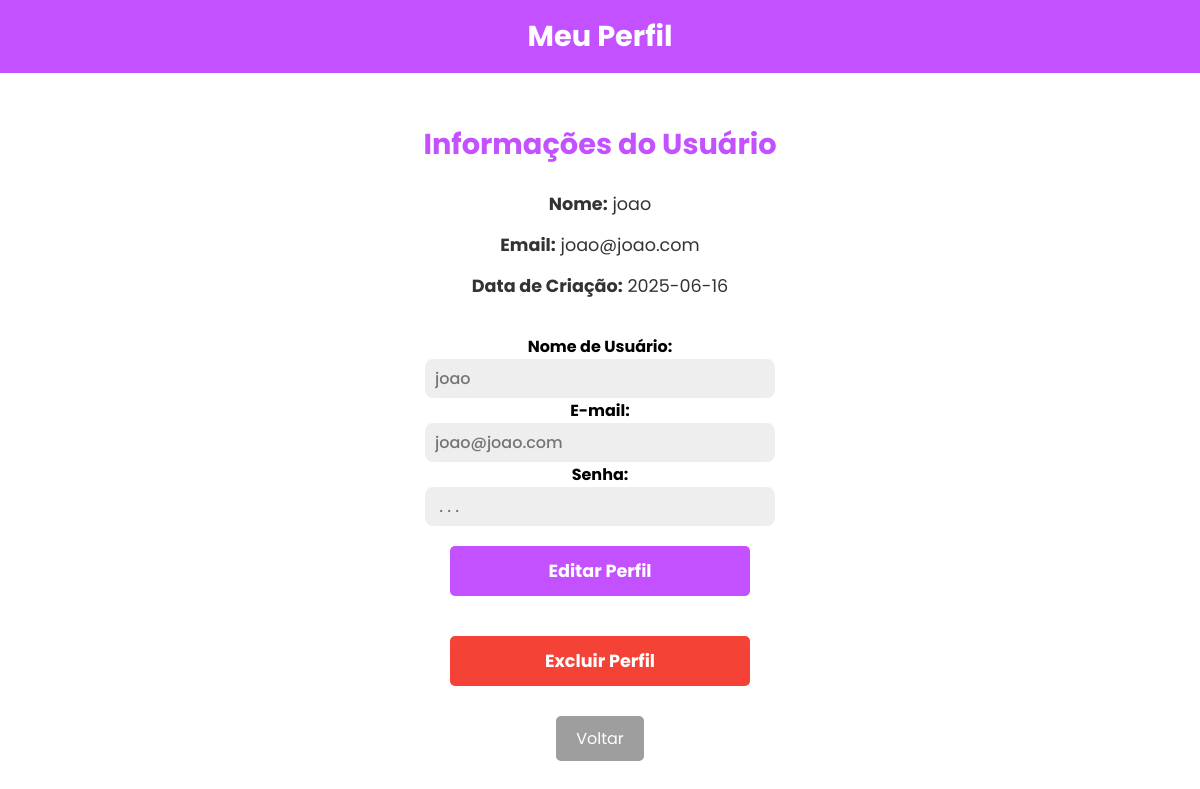
Before: /perfil (signed in) with the older database file.
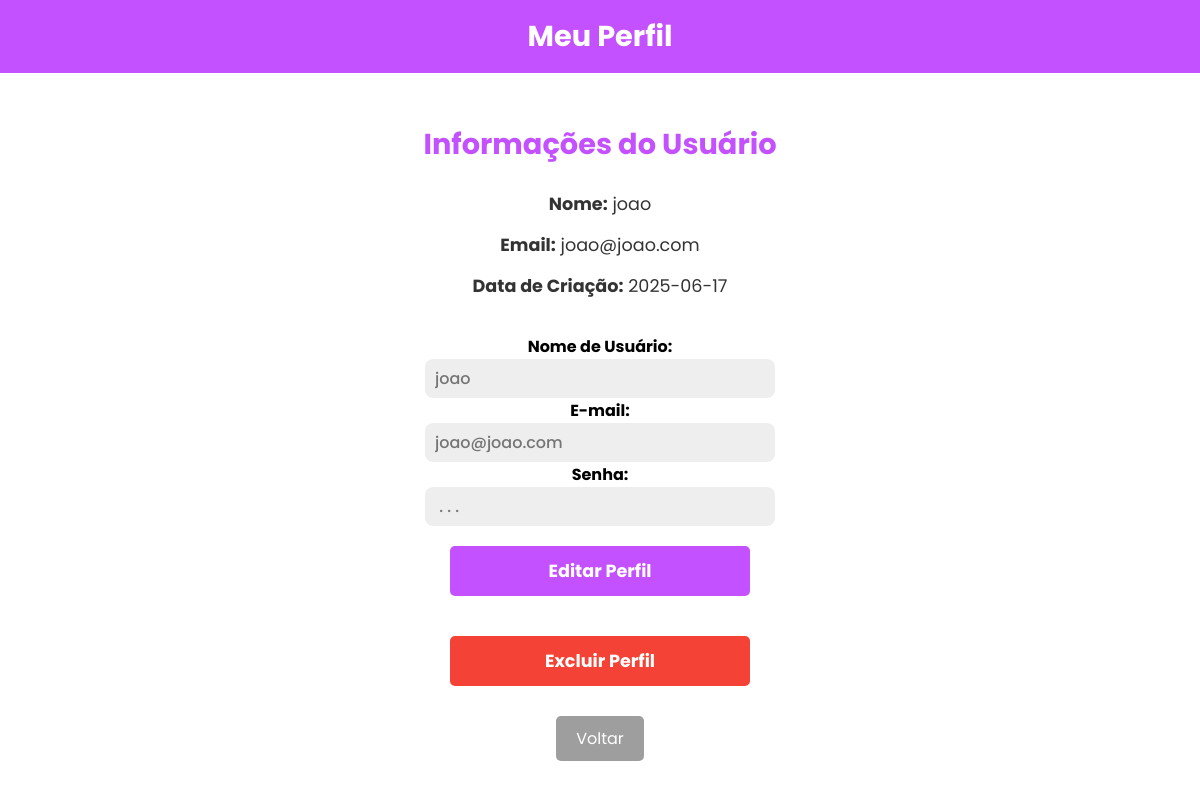
After: the same page with the newer database file.
### models.py (models this page shows)
class User(db.Model):
    id = db.Column(db.Integer, primary_key=True)
    username = db.Column(db.String(150), unique=True, nullable=False)
    email = db.Column(db.String(150), unique=True, nullable=False)
    password = db.Column(db.String(200), nullable=False)
    streak = db.Column(db.Integer, default=0) # dias consecutivas de login
    last_login = db.Column(db.Date, default=None, nullable=True) # ultimo login
    diamonds = db.Column(db.Integer, default=0) # diamantes
    created = db.Column(db.Date, default=date.today) # data de criação
    lessons_completed = db.Column(db.String(200), default="")   # lições completadas

### app.py (the view)
@app.route('/perfil')
def perfil():
    user = User.query.get(session['user_id'])
    if not user:  # checa por usuário logado
        return redirect('/')
    return render_template('profile.html', user=user)

### templates/profile.html (shortened to what this page needs)
<!DOCTYPE html>
<html lang="pt-br">
  <head>
    <link
      rel="stylesheet"
      href="{{ url_for('static', filename='profile.css') }}"
    />
  </head>
  <body>
    <div class="container">
      <div class="header">
        <h1>Meu Perfil</h1>
      </div>
      <div class="profile-content">
        <h2>Informações do Usuário</h2>
        <div class="profile-info">
          <p><strong>Nome:</strong> {{ user.username }}</p>
          <p><strong>Email:</strong> {{ user.email }}</p>
          <p><strong>Data de Criação:</strong> {{ user.last_login }}</p>
        </div>
        <div class="profile-content edit">
          <form action="/update" method="POST">
            <p><strong>Nome de Usuário:</strong></p>
            <input
              type="text"
              name="new-username"
              placeholder="{{ user.username }}"
              required
            />
            <p><strong>E-mail:</strong></p>
            <input
              type="email"
              name="new-email"
              placeholder="{{ user.email }}"
              required
            />
            <p><strong>Senha:</strong></p>
            <input
              type="password"
              name="new-password"
              placeholder=" . . . "
              required
            />
            <div class="profile-actions">
              <button type="submit" class="profile-button edit">
                Editar Perfil
              </button>
            </div>
          </form>
        </div>
        <div class="profile-actions">
          <form action="/delete" method="POST">
            <button type="submit" class="profile-button delete">
              Excluir Perfil
            </button>
          </form>
        </div>
        <a href="/inicio" class="back-button">Voltar</a>
      </div>
    </div>
  </body>
</html>

### static/profile.css (style rules this page uses)
* { margin: 0; padding: 0; box-sizing: border-box; font-family: "Poppins", sans-serif; text-decoration: none; list-style: none; }
body { display: flex; justify-content: center; align-items: center; min-height: 100vh; background: linear-gradient(90deg, #e2e2e2, #f0caff); overflow: auto; }
input { padding: 7px 25px 7px 10px; background: #eee; border-radius: 8px; border: none; outline: none; font-size: 16px; color: #333; font-weight: 500; }
.container { position: relative; width: 100vw; height: 100vh; background: #fff; box-shadow: 0 0 10px rgba(0, 0, 0, 0.1); padding: 30px; overflow: auto; }
.header { background-color: #c351ff; color: white; padding: 15px 20px; display: flex; align-items: center; font-size: 1.2em; margin: -30px -30px 30px -30px; }
.header h1 { margin: 0; font-size: 1.5em; flex-grow: 1; text-align: center; }
.profile-content { text-align: center; padding: 20px 0; }
.profile-content h2 { color: #c351ff; margin-bottom: 25px; font-size: 1.8em; }
.profile-info p { font-size: 1.1em; margin-bottom: 15px; color: #333; }
.profile-actions { margin-top: 20px; display: flex; flex-direction: column; gap: 15px; max-width: 300px; margin-left: auto; margin-right: auto; }
.profile-button { display: block; width: 100%; padding: 12px 20px; border-radius: 5px; text-decoration: none; font-weight: bold; font-size: 1.1em; transition: background-color 0.3s ease, transform 0.2s ease; text-align: center; border: none; cursor: pointer; }
.profile-button.edit { background-color: #c351ff; color: white; }
.profile-button.delete { background-color: #f44336; color: white; }
.back-button { display: inline-block; background-color: #9e9e9e; color: white; padding: 10px 20px; border-radius: 5px; text-decoration: none; margin-top: 30px; transition: background-color 0.3s ease; }

Changed rows visible on the page:
changed User "joao": last_login "2025-06-16" → "2025-06-17"
